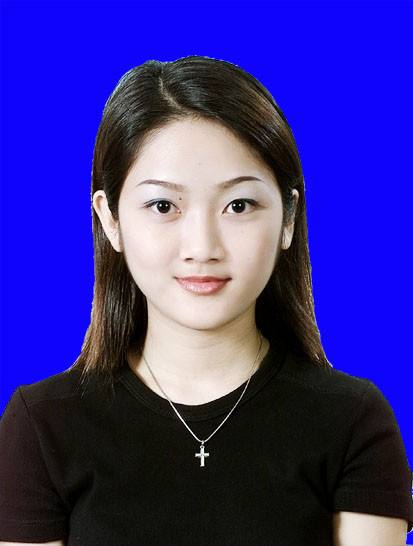
#> input picture opencv/learnOpencv/images/toux.jpg, 413 x 546 px, found by its file name
$ python '113-利用KMeans图像分割进行主色彩提取.py'   (older library calls are emulated)
#> lines starting #> are read from the running program, lines starting #| are printed output that depends on the picture
"""
利用KMeans图像分割进行主色彩提取
"""

import cv2 as cv
import numpy as np

image = cv.imread('images/toux.jpg')
#> image is the input picture: shape (546, 413, 3); mean B, G, R 143.5, 46, 55.8
cv.imshow("input", image)
h, w, ch = image.shape
#> h = 546; w = 413; ch = 3

# 构建图像数据
data = image.reshape((-1, 3))
data = np.float32(data)

# 图像分割
criteria = (cv.TERM_CRITERIA_EPS + cv.TERM_CRITERIA_MAX_ITER, 10, 1.0)
num_clusters = 4
ret, label, center = cv.kmeans(data, num_clusters, None, criteria, num_clusters, cv.KMEANS_RANDOM_CENTERS)
#> ret = 150441594.4; center = [[198.9, 207.8, 225], [251, 3.4, 15.33], [97.69, 111.5, 130], [15.53, 21.36, 24.91]]

# 生成主色彩条形卡片
card = np.zeros((50, w, 3), dtype=np.uint8)
clusters = np.zeros([4], dtype=np.int32)
for i in range(len(label)):
    clusters[label[i][0]] += 1
#> after the loop, clusters = [32358, 92650, 13142, 87348]
# 计算各类别像素的比率
clusters = np.float32(clusters) / float(h*w)
#> clusters = [0.143, 0.411, 0.0583, 0.387]
center = np.int32(center)
#> center = [[198, 207, 224], [251, 3, 15], [97, 111, 130], [15, 21, 24]]
x_offset = 0
for c in range(num_clusters):
    dx = np.int(clusters[c] * w)
    b = center[c][0]
    g = center[c][1]
    r = center[c][2]
    cv.rectangle(card, (x_offset, 0), (x_offset+dx, 50),
                 (int(b),int(g),int(r)), -1)
    x_offset += dx
#> this loop made 4 passes
#> (dx, b, g, r, x_offset) on passes 1 to 4: (59, 198, 207, 224, 59), (169, 251, 3, 15, 228), (24, 97, 111, 130, 252), (159, 15, 21, 24, 411)
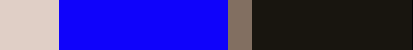
#> card: shape (50, 413, 3); mean of channels 0, 1, 2 142.4, 45.4, 55; drawn as B, G, R
#> after the loop, x_offset = 411

cv.imshow("color table", card)

cv.waitKey(0)
cv.destroyAllWindows()
